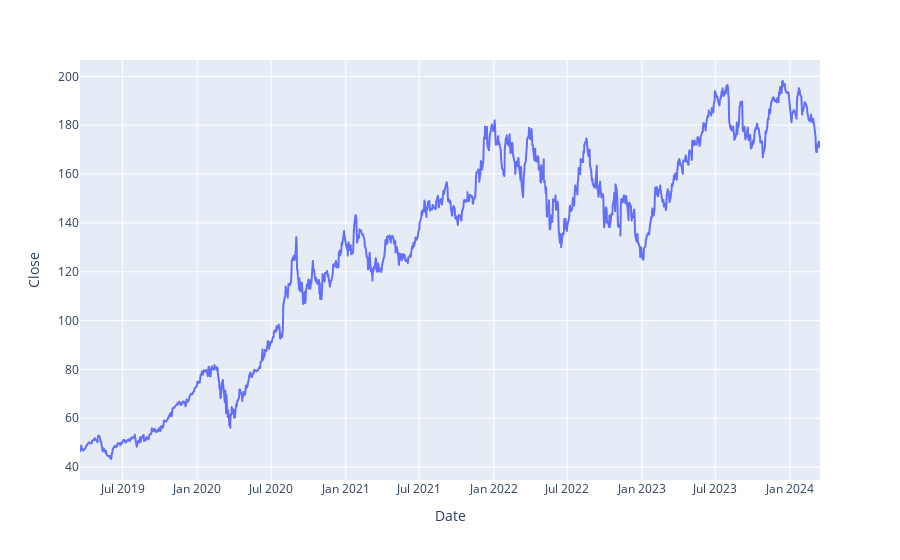
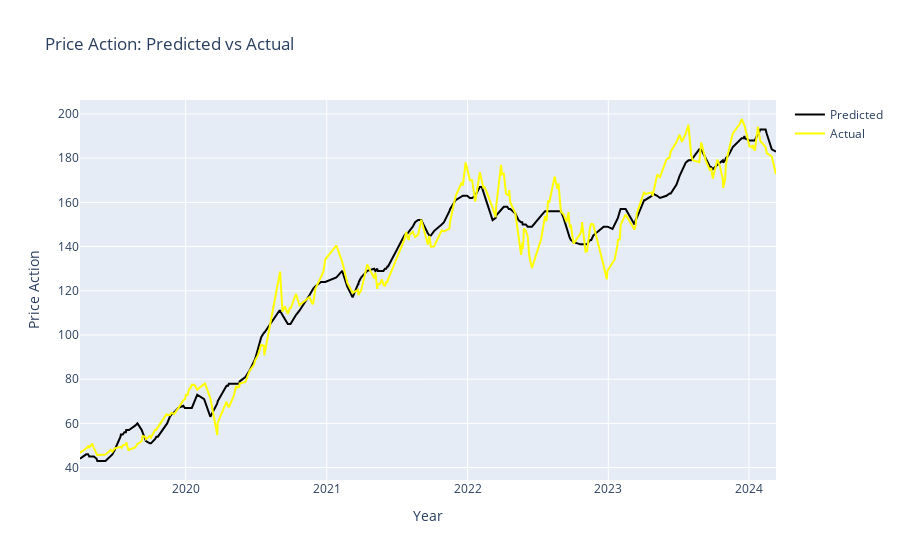
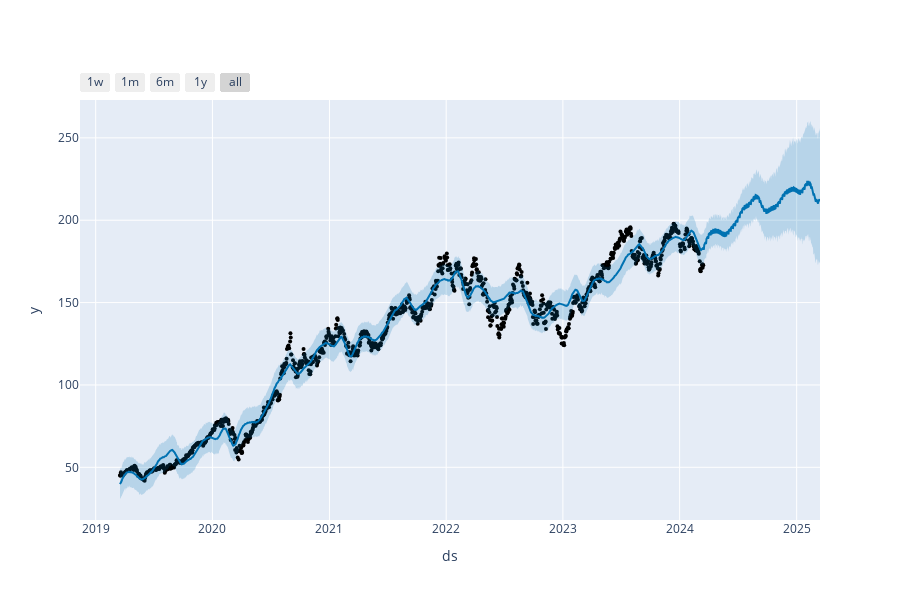

Notebook source saved alongside these figures, in order:
### Code cell
import pandas as pd
import plotly.express as px                                                  
import numpy as np
from prophet import Prophet
import yfinance as yf
import matplotlib.pyplot as plt
from prophet.plot import plot_plotly
# from scikit-learn import mean_absolute_error
from sklearn.metrics import mean_absolute_error

import plotly.graph_objects as go


# Reliance Industries Limited (RELIANCE.NS)
# Tata Consultancy Services Limited (TCS.NS)
# Infosys Limited (INFY.NS)
# HDFC Bank Limited (HDFCBANK.NS)
# State Bank of India (SBI.NS)
# ICICI Bank Limited (ICICIBANK.NS)
# Hindustan Unilever Limited (HINDUNILVR.NS)
# Axis Bank Limited (AXISBANK.NS)
# Wipro Limited (WIPRO.NS)
# Bharti Airtel Limited (BHARTIARTL.NS)
# Apple Inc. (AAPL)
# Microsoft Corporation (MSFT)
# Amazon.com Inc. (AMZN)
# Alphabet Inc. (GOOGL) - the parent company of Google
# Tesla, Inc. (TSLA)
# Facebook, Inc. (now Meta Platforms, Inc.) (FB)
# JPMorgan Chase & Co. (JPM)
def yahoo_stocks(stock_symbol):
    stock_data = yf.download(stock_symbol, period='5y',interval='1d')
    stock_data=stock_data.reset_index()
    stock_data[['ds','y']] = stock_data[['Date','Adj Close']]                
    return stock_data

def plot_price(df_whole):
    fig = px.line(df_whole, x='Date', y='Close')
    fig.update_xaxes(rangeslider_visible=False)
    fig.show()

def prediction_model(df_whole):
    train_data = df_whole.sample(frac=0.8, random_state=0)
    test_data = df_whole.drop(train_data.index)

    model_1 = Prophet(daily_seasonality=True)
    model_1.fit(train_data)
    
    y_actual = test_data['y']
    prediction = model_1.predict(pd.DataFrame({'ds': test_data['ds']}))
    y_predicted = prediction['yhat'].astype(int)
    mean_absolute_error(y_actual, y_predicted)
    prediction = model_1.predict(pd.DataFrame({'ds':test_data['ds']}))

    trace_predicted = go.Scatter(x=test_data['ds'], y=y_predicted, mode='lines', name='Predicted', line=dict(color='black'))
    trace_actual = go.Scatter(x=test_data['ds'], y=y_actual, mode='lines', name='Actual', line=dict(color='yellow'))
    layout = go.Layout(
        title="Price Action: Predicted vs Actual",
        xaxis=dict(title="Year"),
        yaxis=dict(title="Price Action"),
        showlegend=True)
    fig = go.Figure(data=[trace_predicted, trace_actual], layout=layout)
    fig.show()

def future_prediction(df_whole):
    model_2 = Prophet()                                                     
    model_2.fit(df_whole)                                                           
    future = model_2.make_future_dataframe(365)                                       
    forecast = model_2.predict(future) 
    fig = plot_plotly(model_2, forecast)
    fig.update_xaxes(rangeslider_visible=False)
    fig.show() 
    print(forecast[['ds','yhat','yhat_lower','yhat_upper']].tail())

def main():
    stock = input("Enter stock name(ex:GOOGL, AAPL): ")
    df_whole = yahoo_stocks(stock)
    model= Prophet()
    plot_price(df_whole)   
    prediction_model(df_whole)
    future_prediction(df_whole)
       
if __name__ == "__main__":
    main()

### Figure 1 — Plotly figure (JSON) as saved in the notebook; plotly's stock layout.template omitted (floating-point values rounded to 4 significant figures; data arrays with more than 128 entries replaced by an {"elided": "..."} marker saying what was removed)
{"data": [{"hovertemplate": "Date=%{x}<br>Close=%{y}<extra></extra>", "legendgroup": "", "line": {"color": "#636efa", "dash": "solid"}, "marker": {"symbol": "circle"}, "mode": "lines", "name": "", "showlegend": false, "type": "scattergl", "x": {"elided": "1259 str values"}, "xaxis": "x", "y": {"elided": "1259 float values"}, "yaxis": "y"}], "layout": {"legend": {"tracegroupgap": 0}, "margin": {"t": 60}, "xaxis": {"anchor": "y", "domain": [0, 1], "rangeslider": {"visible": false}, "title": {"text": "Date"}}, "yaxis": {"anchor": "x", "domain": [0, 1], "title": {"text": "Close"}}}}

### Figure 2 — Plotly figure (JSON) as saved in the notebook; plotly's stock layout.template omitted (floating-point values rounded to 4 significant figures; data arrays with more than 128 entries replaced by an {"elided": "..."} marker saying what was removed)
{"data": [{"line": {"color": "black"}, "mode": "lines", "name": "Predicted", "type": "scatter", "x": {"elided": "252 str values"}, "y": {"elided": "252 int values"}}, {"line": {"color": "yellow"}, "mode": "lines", "name": "Actual", "type": "scatter", "x": {"elided": "252 str values"}, "y": {"elided": "252 float values"}}], "layout": {"showlegend": true, "title": {"text": "Price Action: Predicted vs Actual"}, "xaxis": {"title": {"text": "Year"}}, "yaxis": {"title": {"text": "Price Action"}}}}

### Figure 3 — Plotly figure (JSON) as saved in the notebook; plotly's stock layout.template omitted (floating-point values rounded to 4 significant figures; data arrays with more than 128 entries replaced by an {"elided": "..."} marker saying what was removed)
{"data": [{"marker": {"color": "black", "size": 4}, "mode": "markers", "name": "Actual", "type": "scatter", "x": {"elided": "1259 str values"}, "y": {"elided": "1259 float values"}}, {"hoverinfo": "skip", "line": {"width": 0}, "mode": "lines", "type": "scatter", "x": {"elided": "1624 str values"}, "y": {"elided": "1624 float values"}}, {"fill": "tonexty", "fillcolor": "rgba(0, 114, 178, 0.2)", "line": {"color": "#0072B2", "width": 2}, "mode": "lines", "name": "Predicted", "type": "scatter", "x": {"elided": "1624 str values"}, "y": {"elided": "1624 float values"}}, {"fill": "tonexty", "fillcolor": "rgba(0, 114, 178, 0.2)", "hoverinfo": "skip", "line": {"width": 0}, "mode": "lines", "type": "scatter", "x": {"elided": "1624 str values"}, "y": {"elided": "1624 float values"}}], "layout": {"height": 600, "showlegend": false, "width": 900, "xaxis": {"rangeselector": {"buttons": [{"count": 7, "label": "1w", "step": "day", "stepmode": "backward"}, {"count": 1, "label": "1m", "step": "month", "stepmode": "backward"}, {"count": 6, "label": "6m", "step": "month", "stepmode": "backward"}, {"count": 1, "label": "1y", "step": "year", "stepmode": "backward"}, {"step": "all"}]}, "rangeslider": {"visible": false}, "title": {"text": "ds"}, "type": "date"}, "yaxis": {"title": {"text": "y"}}}}
